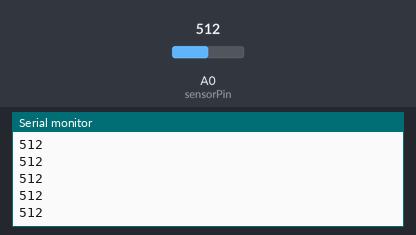
Recording of a sketch running on a simulated Arduino Uno, built with avr-gcc and run on an emulated ATmega328P. On the bench: the last lines printed to the serial monitor. The test bench sets the inputs (shaded band); at power-on: A0 (sensorPin) = 512.

Above: at 1.2 s.
1.3 s: A0 (sensorPin) set to 716
At 2.2 s:
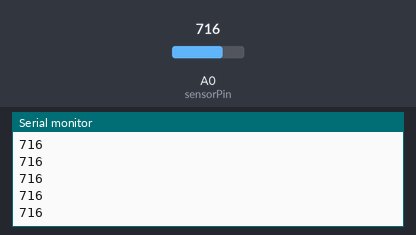
2.8 s: A0 (sensorPin) set to 900
At 3.4 s:
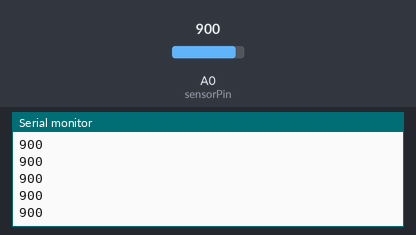
Timing chart, 0 to 5.8 s (numbered marks = the images above; inputs shaded):
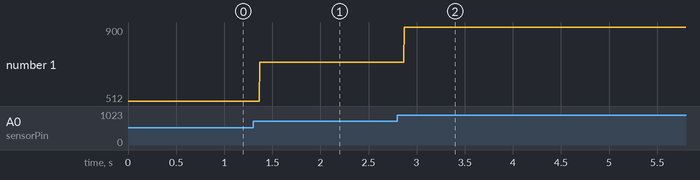

Measured:
- after the input at 1.3 s, the serial monitor: prints a new line after 0.07 s (image 1)
- after the input at 2.8 s, the serial monitor: prints a new line after 0.07 s (image 2)
- plotted number 1: 512 → 716 after the input at 1.3 s, 716 → 900 after the input at 2.8 s

The sketch:

mymic.ino
```cpp
const int sensorPin = A0;    // select the input pin for the mic
const int speakerPin = 9;     // select output pin for speaker

void setup() {
  // put your setup code here, to run once:
  Serial.begin(9600);
}

int bias = 0.67/5.0;
float average = 0.67 / 3.3; //initial DC bias level
int sample;

void loop() {
  // put your main code here, to run repeatedly:
//bais = 5/1024 * .67;
sample = analogRead(sensorPin) - bias;
Serial.println(sample);
}
```
